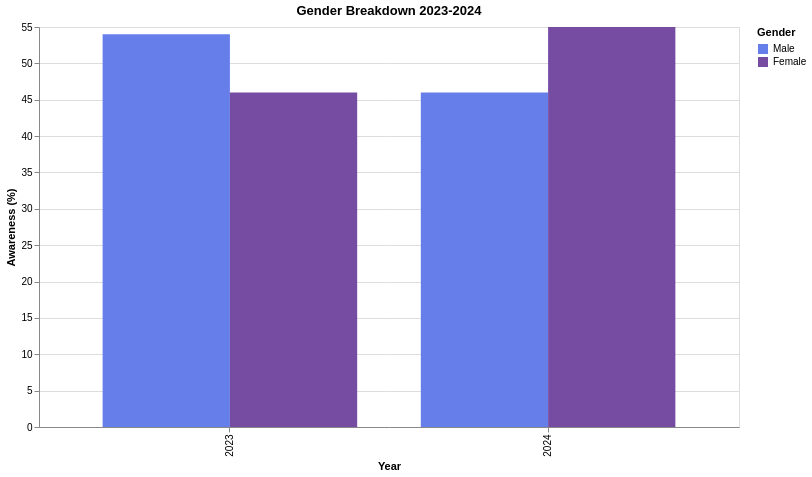

Write the Vega-Lite specification saved for this chart.
### Vega-Lite specification from a JSON file in a GitHub repository (floating-point values rounded to 4 significant figures)
{"$schema": "https://vega.github.io/schema/vega-lite/v5.json", "title": "Gender Breakdown 2023-2024", "width": 700, "height": 400, "data": {"values": [{"year": 2023, "gender": "Male", "awareness": 54}, {"year": 2023, "gender": "Female", "awareness": 46}, {"year": 2024, "gender": "Male", "awareness": 46}, {"year": 2024, "gender": "Female", "awareness": 55}]}, "mark": "bar", "encoding": {"x": {"field": "year", "type": "ordinal", "title": "Year"}, "y": {"field": "awareness", "type": "quantitative", "title": "Awareness (%)"}, "color": {"field": "gender", "type": "nominal", "scale": {"domain": ["Male", "Female"], "range": ["#667eea", "#764ba2"]}, "title": "Gender"}, "xOffset": {"field": "gender"}, "tooltip": [{"field": "year", "type": "ordinal", "title": "Year"}, {"field": "gender", "type": "nominal", "title": "Gender"}, {"field": "awareness", "type": "quantitative", "title": "Awareness %"}]}}
